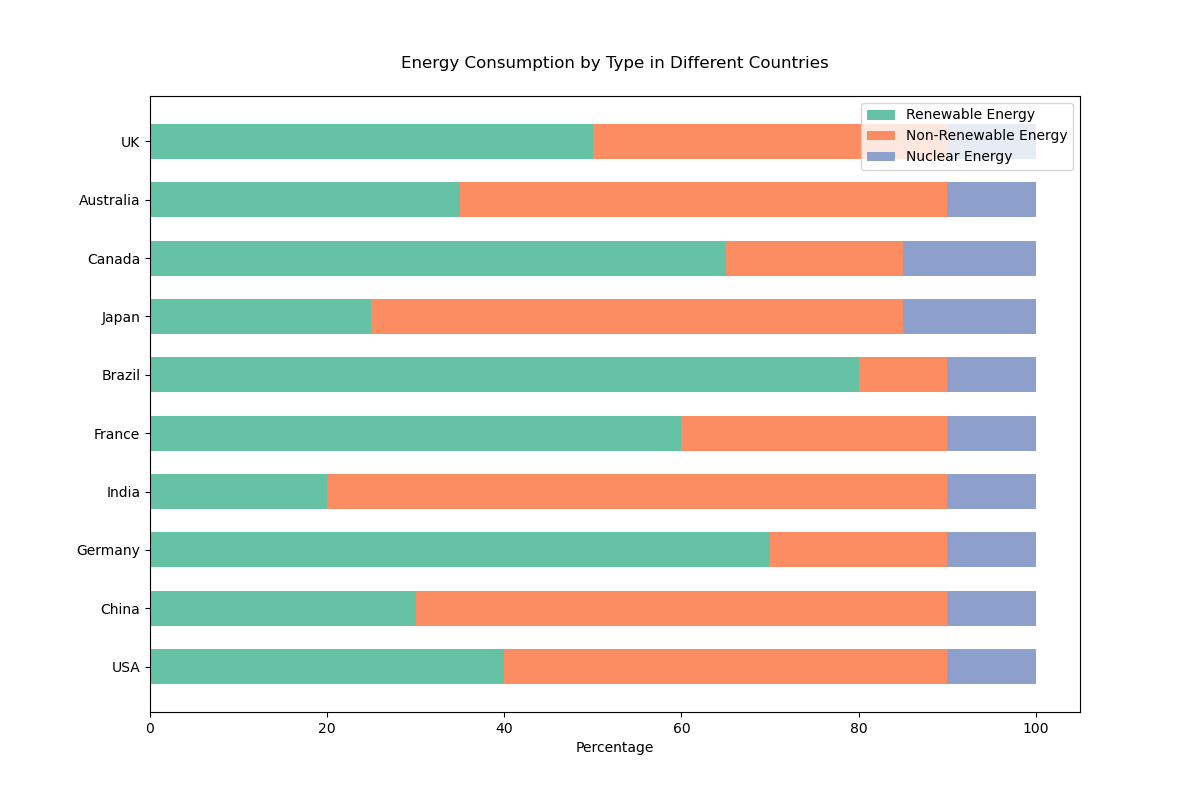

This figure's Python source:
import matplotlib.pyplot as plt
import numpy as np

data = np.array([
    [40, 50, 10],
    [30, 60, 10],
    [70, 20, 10],
    [20, 70, 10],
    [60, 30, 10],
    [80, 10, 10],
    [25, 60, 15],
    [65, 20, 15],
    [35, 55, 10],
    [50, 40, 10]
])

countries = ['USA', 'China', 'Germany', 'India', 'France', 'Brazil', 'Japan', 'Canada', 'Australia', 'UK']
categories = ['Renewable Energy', 'Non-Renewable Energy', 'Nuclear Energy']
colors = ['#66c2a5', '#fc8d62', '#8da0cb']

bar_width = 0.6
fig, ax = plt.subplots(figsize=(12, 8))

left = np.zeros(len(data))
for i, category in enumerate(categories):
    ax.barh(countries, data[:, i], left=left, label=category, color=colors[i], height=bar_width)
    left += data[:, i]

ax.set_xlabel('Percentage')
ax.set_title('Energy Consumption by Type in Different Countries', pad=20)
ax.legend(loc='upper right')
plt.show()
